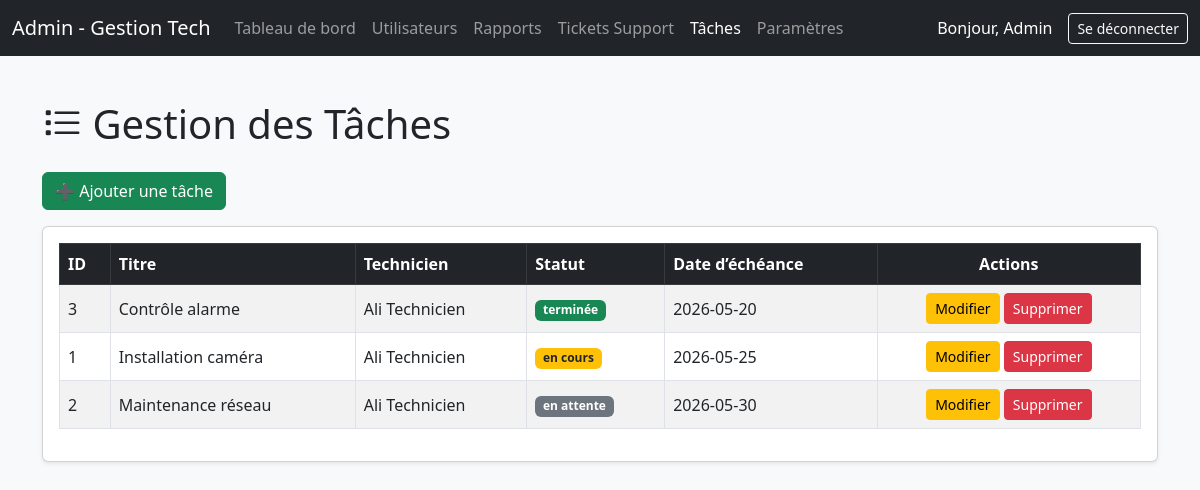
Page /admin_tasks.php (signed in) on the committed database.
### tables this page shows
CREATE TABLE tasks (
    id_task INT AUTO_INCREMENT PRIMARY KEY,
    titre VARCHAR(255) NOT NULL,
    description TEXT,
    status ENUM('en attente', 'en cours', 'terminée') NOT NULL DEFAULT 'en cours',
    date_echeance DATE NULL,
    technicien_id INT NULL,
    created_at TIMESTAMP DEFAULT CURRENT_TIMESTAMP,
    CONSTRAINT fk_tasks_user
        FOREIGN KEY (technicien_id) REFERENCES users(id)
        ON DELETE SET NULL
        ON UPDATE CASCADE
);

CREATE TABLE users (
    id INT AUTO_INCREMENT PRIMARY KEY,
    prenom VARCHAR(100) NOT NULL,
    nom VARCHAR(100) NOT NULL,
    email VARCHAR(150) NOT NULL UNIQUE,
    password VARCHAR(255) NOT NULL,
    role ENUM('admin', 'technicien', 'utilisateur') NOT NULL DEFAULT 'technicien',
    created_at TIMESTAMP DEFAULT CURRENT_TIMESTAMP
);

### admin_tasks.php (the view, shortened to what this page needs)
<?php
require_once 'db.php';
$stmt = $pdo->query("
    SELECT t.id_task, t.titre, t.status, t.date_echeance, u.prenom, u.nom
    FROM tasks t
    JOIN users u ON t.technicien_id = u.id
    ORDER BY t.date_echeance ASC
");
$tasks = $stmt->fetchAll(PDO::FETCH_ASSOC);
?>
<!DOCTYPE html>
<html lang="fr">
<head>
    <link href="https://cdn.jsdelivr.net/npm/bootstrap@5.3.0/dist/css/bootstrap.min.css" rel="stylesheet">
    <link href="https://cdn.jsdelivr.net/npm/bootstrap-icons@1.10.5/font/bootstrap-icons.css" rel="stylesheet">
</head>
<body>
<nav class="navbar navbar-expand-lg navbar-dark bg-dark fixed-top">
    <div class="container-fluid">
        <a class="navbar-brand" href="admin_dashboard.php">Admin - Gestion Tech</a>
        <div class="collapse navbar-collapse" id="navbarAdmin">
            <ul class="navbar-nav me-auto mb-2 mb-lg-0">
                <li class="nav-item"><a class="nav-link" href="admin_dashboard.php">Tableau de bord</a></li>
                <li class="nav-item"><a class="nav-link" href="admin_users.php">Utilisateurs</a></li>
                <li class="nav-item"><a class="nav-link" href="admin_reports.php">Rapports</a></li>
                <li class="nav-item"><a class="nav-link" href="admin_support.php">Tickets Support</a></li>
                <li class="nav-item"><a class="nav-link active" href="admin_tasks.php">Tâches</a></li>
                <li class="nav-item"><a class="nav-link" href="admin_settings.php">Paramètres</a></li>
            </ul>
            <span class="navbar-text text-white me-3">
                Bonjour, <?php echo htmlspecialchars($_SESSION['prenom']); ?>
            </span>
            <a href="logout.php" class="btn btn-outline-light btn-sm">Se déconnecter</a>
        </div>
    </div>
</nav>
<div class="container page-header">
    <h1 class="mb-4"><i class="bi bi-list-task"></i> Gestion des Tâches</h1>
    <a href="admin_add_task.php" class="btn btn-success mb-3">➕ Ajouter une tâche</a>
    <div class="card shadow-sm">
        <div class="card-body">
            <table class="table table-bordered table-striped align-middle">
                <thead class="table-dark">
                    <tr>
                        <th>ID</th>
                        <th>Titre</th>
                        <th>Technicien</th>
                        <th>Statut</th>
                        <th>Date d’échéance</th>
                        <th class="text-center">Actions</th>
                    </tr>
                </thead>
                <tbody>
                <?php foreach ($tasks as $task): ?>
                    <tr>
                        <td><?= htmlspecialchars($task['id_task']) ?></td>
                        <td><?= htmlspecialchars($task['titre']) ?></td>
                        <td><?= htmlspecialchars($task['prenom'] . " " . $task['nom']) ?></td>
                        <td>
                            <?php if ($task['status'] === 'en cours'): ?>
                                <span class="badge bg-warning text-dark"><?= htmlspecialchars($task['status']) ?></span>
                            <?php elseif ($task['status'] === 'terminée'): ?>
                                <span class="badge bg-success"><?= htmlspecialchars($task['status']) ?></span>
                            <?php else: ?>
                                <span class="badge bg-secondary"><?= htmlspecialchars($task['status']) ?></span>
                            <?php endif; ?>
                        </td>
                        <td><?= htmlspecialchars($task['date_echeance']) ?></td>
                        <td class="text-center">
                            <a href="admin_edit_task.php?id=<?= $task['id_task'] ?>" class="btn btn-warning btn-sm">Modifier</a>
                            <a href="delete_task.php?id=<?= $task['id_task'] ?>" class="btn btn-danger btn-sm" onclick="return confirm('Supprimer cette tâche ?')">Supprimer</a>
                        </td>
                    </tr>
                <?php endforeach; ?>
                </tbody>
            </table>
        </div>
    </div>
</div>
</body>
</html>

### admin_tasks.php (style rules this page uses)
body { background-color: #f8f9fa; }
.page-header { margin-top: 100px; margin-bottom: 30px; }

### rows in the picture
tasks: id_task "3", titre "Contrôle alarme", technicien.nom "Ali Technicien", status "terminée", date_echeance "2026-05-20"
tasks: id_task "1", titre "Installation caméra", technicien.nom "Ali Technicien", status "en cours", date_echeance "2026-05-25"
tasks: id_task "2", titre "Maintenance réseau", technicien.nom "Ali Technicien", status "en attente", date_echeance "2026-05-30"

### other values in the picture
$_SESSION['prenom'] "Admin"
